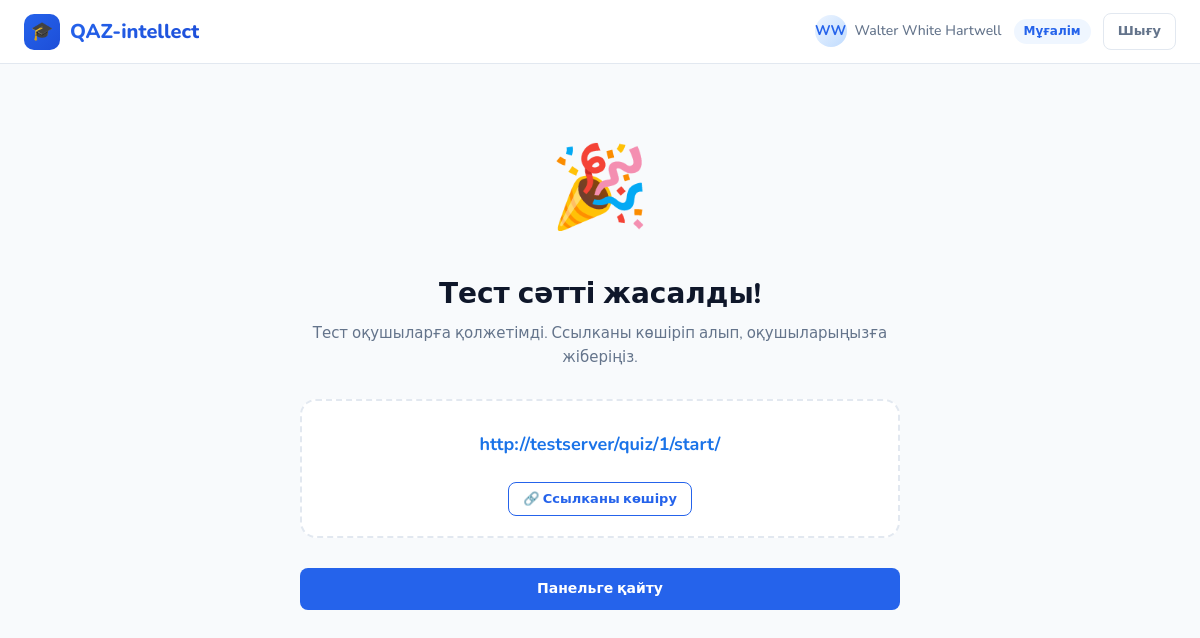
Screenshot of /teacher/quiz/1/create/step5/ (signed in) with the database file from the repository.
### core/models.py (models this page shows, shortened)
class User(AbstractUser):
    ROLE_STUDENT = 'student'
    ROLE_TEACHER = 'teacher'
    ROLE_CHOICES = [
        (ROLE_STUDENT, 'Оқушы'),
        (ROLE_TEACHER, 'Мұғалім'),
    ]
    role = models.CharField(max_length=20, choices=ROLE_CHOICES, default=ROLE_STUDENT)
    subjects = models.ManyToManyField(Subject, blank=True, related_name='teachers')
    first_name = models.CharField(max_length=150)
    last_name = models.CharField(max_length=150)
    patronymic = models.CharField(max_length=150, blank=True, verbose_name='Әкесінің аты')
    @property
    def full_name(self):
        parts = [self.last_name, self.first_name, self.patronymic]
        return ' '.join(p for p in parts if p)
    @property
    def is_teacher(self):
        return self.role == self.ROLE_TEACHER

### core/views.py (the view)
# urls.py: path('teacher/quiz/<int:quiz_id>/create/step5/', views.quiz_create_step5, name='quiz_create_step5'),
@login_required
def quiz_create_step5(request, quiz_id):
    quiz = get_object_or_404(Quiz, id=quiz_id, teacher=request.user)
    share_url = request.build_absolute_uri(f'/quiz/{quiz.id}/start/')
    return render(request, 'core/quiz_create_step5.html', {
        'quiz': quiz, 'share_url': share_url,
    })

### core/templates/core/quiz_create_step5.html (shortened to what this page needs)
{% extends 'core/base.html' %}
{% block content %}
<div class="container page text-center" style="max-width:600px; padding-top:60px;">
  <div class="success-icon" style="font-size:80px; margin-bottom:20px;">🎉</div>
  <h2 class="page-title">Тест сәтті жасалды!</h2>
  <p class="page-subtitle">Тест оқушыларға қолжетімді. Ссылканы көшіріп алып, оқушыларыңызға жіберіңіз.</p>
  <div style="background:#fff; padding:20px; border-radius:16px; border:2px dashed #e2e8f0; margin:30px 0;">
    <input type="text" id="shareUrl" value="{{ share_url }}" readonly class="form-control" style="text-align:center; font-weight:bold; color:#1a73e8; border:none; background:transparent; font-size:18px;">
    <button onclick="copyLink()" class="btn btn-outline btn-sm" style="margin-top:15px;">🔗 Ссылканы көшіру</button>
  </div>
  <div style="display:flex; gap:12px;">
    <a href="{% url 'teacher_dashboard' %}" class="btn btn-primary btn-full">Панельге қайту</a>
  </div>
</div>
{% endblock %}

### core/templates/core/base.html (shortened to what this page needs)
{% load static %}
<!DOCTYPE html>
<html lang="kk">
<head>
  <link rel="stylesheet" href="{% static 'core/css/style.css' %}">
</head>
<body>
{% if user.is_authenticated %}
<nav class="navbar">
  <a href="/" class="nav-brand">
    <div class="nav-logo">🎓</div>
    <span class="nav-brand-text">QAZ-intellect</span>
  </a>
  <div class="nav-actions">
    <div class="nav-user">
      <div class="nav-avatar">{{ user.first_name.0 }}{{ user.last_name.0 }}</div>
      <span>{{ user.full_name }}</span>
      {% if user.is_teacher %}
        <span class="badge badge-primary" style="margin-left:4px">Мұғалім</span>
      {% endif %}
    </div>
    <a href="/logout/" class="btn btn-ghost btn-sm">Шығу</a>
  </div>
</nav>
{% endif %}
{% block content %}{% endblock %}
</body>
</html>

### core/static/core/css/style.css (style rules this page uses)
:root { --primary: #2563EB; --primary-light: #EFF6FF; --primary-dark: #1D4ED8; --accent: #10B981; --accent-light: #ECFDF5; --warning: #F59E0B; --danger: #EF4444; --danger-light: #FEF2F2; --text: #0F172A; --text-muted: #64748B; --text-light: #94A3B8; --border: #E2E8F0; --border-focus: #93C5FD; --bg: #F8FAFC; --card: #FFFFFF; --shadow-sm: 0 1px 3px rgba(0,0,0,0.06), 0 1px 2px rgba(0,0,0,0.04); --shadow: 0 4px 16px rgba(0,0,0,0.08); --shadow-lg: 0 10px 40px rgba(0,0,0,0.12); --radius: 12px; --radius-sm: 8px; --radius-lg: 20px; --font: 'Nunito', 'DejaVu Sans', sans-serif; }
* { box-sizing: border-box; margin: 0; padding: 0; }
body { font-family: var(--font); background: var(--bg); color: var(--text); font-size: 15px; line-height: 1.6; min-height: 100vh; }
.navbar { background: var(--card); border-bottom: 1px solid var(--border); padding: 0 24px; height: 64px; display: flex; align-items: center; justify-content: space-between; position: sticky; top: 0; z-index: 100; backdrop-filter: blur(8px); }
.nav-brand { display: flex; align-items: center; gap: 10px; text-decoration: none; color: var(--text); }
.nav-logo { width: 36px; height: 36px; background: linear-gradient(135deg, var(--primary), var(--primary-dark)); border-radius: 10px; display: flex; align-items: center; justify-content: center; font-size: 18px; color: white; }
.nav-brand-text { font-size: 20px; font-weight: 800; background: linear-gradient(135deg, var(--primary), var(--primary-dark)); -webkit-background-clip: text; -webkit-text-fill-color: transparent; background-clip: text; }
.nav-actions { display: flex; align-items: center; gap: 12px; }
.nav-user { display: flex; align-items: center; gap: 8px; color: var(--text-muted); font-size: 14px; font-weight: 500; }
.nav-avatar { width: 32px; height: 32px; background: linear-gradient(135deg, var(--primary-light), #BFDBFE); border-radius: 50%; display: flex; align-items: center; justify-content: center; font-size: 14px; font-weight: 700; color: var(--primary); }
.container { max-width: 1100px; margin: 0 auto; padding: 0 24px; }
.page { padding: 40px 0 80px; }
.page-title { font-size: 28px; font-weight: 800; color: var(--text); margin-bottom: 4px; }
.page-subtitle { color: var(--text-muted); font-size: 15px; }
.btn { display: inline-flex; align-items: center; gap: 6px; padding: 10px 20px; border-radius: var(--radius-sm); font-family: var(--font); font-size: 14px; font-weight: 600; cursor: pointer; text-decoration: none; border: none; transition: all 0.2s ease; white-space: nowrap; }
.btn-primary { background: var(--primary); color: white; }
.btn-outline { background: transparent; color: var(--primary); border: 1.5px solid var(--primary); }
.btn-ghost { background: transparent; color: var(--text-muted); border: 1.5px solid var(--border); }
.btn-sm { padding: 7px 14px; font-size: 13px; }
.btn-full { width: 100%; justify-content: center; }
.form-control { width: 100%; padding: 11px 14px; border: 1.5px solid var(--border); border-radius: var(--radius-sm); font-family: var(--font); font-size: 15px; color: var(--text); background: var(--card); transition: border-color 0.2s ease, box-shadow 0.2s ease; outline: none; }
.form-control::placeholder { color: var(--text-light); }
.badge { display: inline-flex; align-items: center; padding: 3px 10px; border-radius: 20px; font-size: 12px; font-weight: 600; }
.badge-primary { background: var(--primary-light); color: var(--primary); }
.text-center { text-align: center; }

### rows the page displays
User: first_name.0 "W", last_name.0 "W", full_name "Walter White Hartwell"
